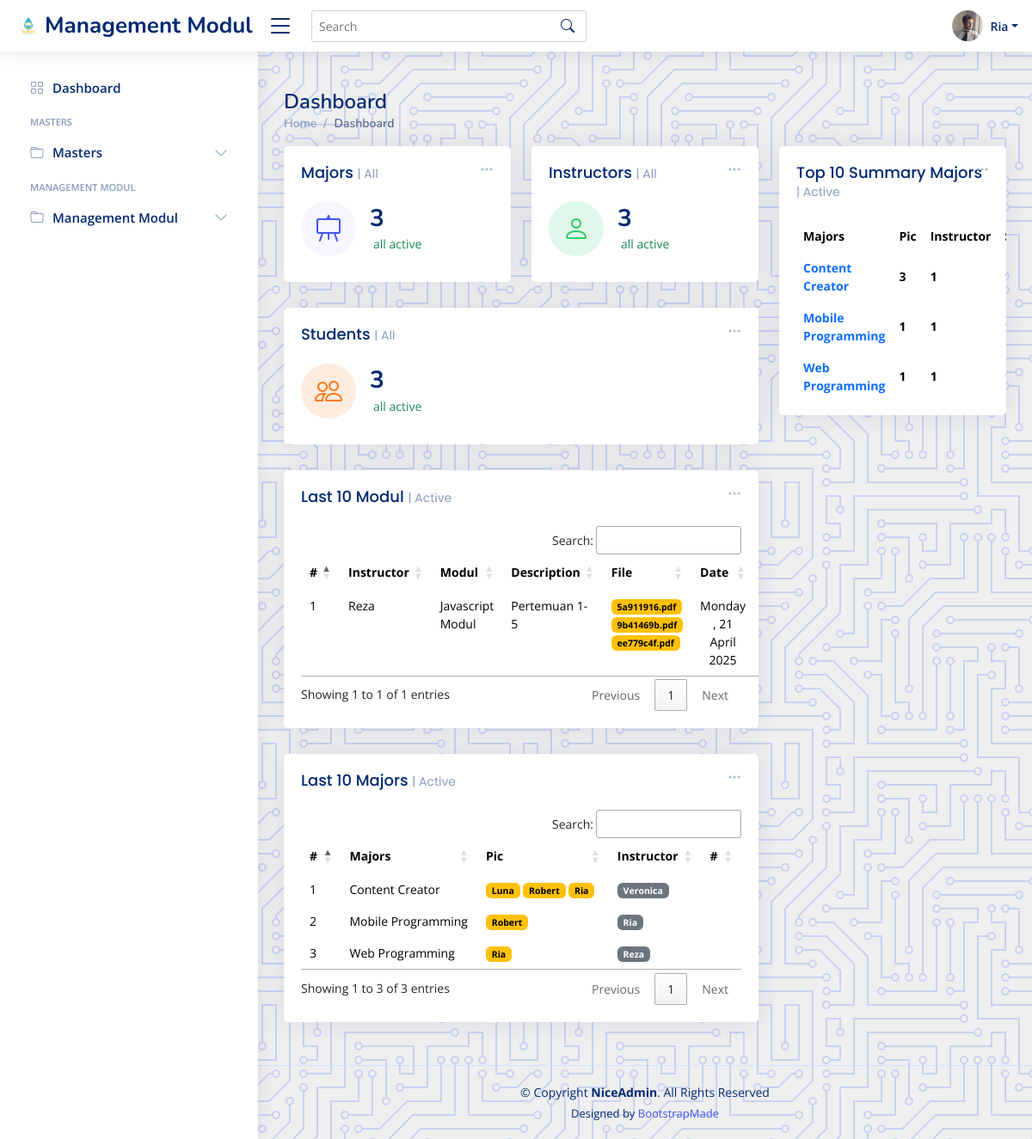
Page /home.php (signed in) on the committed database.
### tables this page shows
CREATE TABLE `learning_moduls` (
  `id` int(11) NOT NULL,
  `instructor_id` int(11) NOT NULL,
  `name` varchar(50) NOT NULL,
  `description` text DEFAULT NULL,
  `is_active` tinyint(4) NOT NULL DEFAULT 1,
  `created_at` timestamp NOT NULL DEFAULT current_timestamp(),
  `updated_at` timestamp NULL DEFAULT NULL ON UPDATE current_timestamp()
);

CREATE TABLE `users` (
  `id` int(11) NOT NULL,
  `name` varchar(50) NOT NULL,
  `email` varchar(50) NOT NULL,
  `password` varchar(100) NOT NULL,
  `is_active` tinyint(1) NOT NULL DEFAULT 1,
  `created_at` timestamp NOT NULL DEFAULT current_timestamp(),
  `updated_at` timestamp NULL DEFAULT NULL ON UPDATE current_timestamp()
);

CREATE TABLE `learning_modul_details` (
  `id` int(11) NOT NULL,
  `learning_modul_id` int(11) NOT NULL,
  `file_name` varchar(50) NOT NULL,
  `file` varchar(100) NOT NULL,
  `reference_link` text DEFAULT NULL,
  `created_at` timestamp NOT NULL DEFAULT current_timestamp(),
  `updated_at` timestamp NULL DEFAULT NULL ON UPDATE current_timestamp()
);

CREATE TABLE `majors` (
  `id` int(11) NOT NULL,
  `name` varchar(100) DEFAULT NULL,
  `is_active` tinyint(4) DEFAULT 1,
  `created_at` timestamp NULL DEFAULT current_timestamp(),
  `updated_at` timestamp NULL DEFAULT NULL
);

### view/dashboard.php (the view, shortened to what the rows shown need)
<?php
$getdata_top10new = mysqli_query($conn, "SELECT  a.*,ifnull(b.total,0) totalpic,ifnull(c.total,0) totalmodul,ifnull(d.total,0) totalinstructor,ifnull(d.total,0) totalstudent
                                             FROM majors a
                                             left join (select count(id) total,majors_id from majors_detail group by majors_id) b on a.id=b.majors_id
                                             left join (SELECT count(a.id) total,b.majors_id FROM `learning_moduls` a left join instructors b on a.instructor_id=b.id where b.majors_id is not null group by b.majors_id) c on a.id=c.majors_id
                                             left join (select count(id) total,majors_id from instructors group by majors_id) d on a.id=d.majors_id
                                             left join (select count(id) total,majors_id from students group by majors_id) e on a.id=e.majors_id
                                             where  a.is_active='1'
                                             order by a.id desc limit 10");
$num_top10new = mysqli_num_rows($getdata_top10new);
$rows_top10new = mysqli_fetch_all($getdata_top10new, MYSQLI_ASSOC);
$getdata_last10rec = mysqli_query($conn, "SELECT  a.*,c.name instructor,DATE_FORMAT(a.created_at, '%W , %d %M %Y') dates
                                             FROM learning_moduls a
                                             left join instructors b on a.instructor_id=b.id
                                             left join users c on b.user_id=c.id
                                             where  a.is_active='1'
                                             order by a.id desc limit 10");
$num_last10rec = mysqli_num_rows($getdata_last10rec);
$rows_last10rec = mysqli_fetch_all($getdata_last10rec, MYSQLI_ASSOC);
$getdata_last10tra = mysqli_query($conn, "SELECT  a.* FROM majors a  where  a.is_active='1'
                                             order by a.id desc limit 10");
$num_last10tra = mysqli_num_rows($getdata_last10tra);
$rows_last10tra = mysqli_fetch_all($getdata_last10tra, MYSQLI_ASSOC);
?>
<main id="main" class="main">
    <div class="pagetitle">
        <h1>Dashboard</h1>
    </div>
    <section class="section dashboard">
        <div class="row">
            <div class="col-lg-8">
                <div class="row">
                    <div class="col-12">
                        <div class="card recent-sales overflow-auto">
                            <div class="card-body">
                                <table class="table table-borderless datatable">
                                    <thead>
                                        <tr>
                                            <th scope="col">#</th>
                                            <th scope="col">Instructor</th>
                                            <th scope="col">Modul</th>
                                            <th scope="col">Description</th>
                                            <th scope="col">File</th>
                                            <th scope="col">Date</th>
                                            <th scope="col">#</th>
                                        </tr>
                                    </thead>
                                    <tbody>
                                        <?php
                                        if ($num_last10rec > 0) {
                                            $n = 1;
                                            foreach ($rows_last10rec as $row10rec) { ?>
                                                <tr>
                                                    <td><?= $n++; ?></td>
                                                    <td><?= $row10rec['instructor']; ?></td>
                                                    <td><?= $row10rec['name']; ?></td>
                                                    <td> <?= $row10rec['description']; ?> </td>
                                                    <td>
                                                        <?php
                                                        $getcatblog = mysqli_query($conn, "SELECT * from learning_modul_details where learning_modul_id='" . $row10rec['id'] . "'");
                                                        $rowcatblog = mysqli_fetch_all($getcatblog, MYSQLI_ASSOC);
                                                        foreach ($rowcatblog as $rowscb) {
                                                        ?>
                                                            <a href="<?= $rowscb['file']; ?>" data-fancybox class="badge text-bg-warning"><?= $rowscb['file_name']; ?></a>
                                                        <?php
                                                        }
                                                        ?>
                                                    </td>
                                                    <td class="text-center"><?= $row10rec['dates']; ?></td>
                                                    <td>
                                                    </td>
                                                </tr>
                                            <?php }  ?>
                                        <?php }   ?>
                                    </tbody>
                                </table>
                            </div>
                        </div>
                    </div>
                    <div class="col-12">
                        <div class="card recent-sales overflow-auto">
                            <div class="card-body">
                                <table class="table table-borderless datatable">
                                    <thead>
                                        <tr>
                                            <th scope="col">#</th>
                                            <th scope="col">Majors</th>
                                            <th scope="col">Pic</th>
                                            <th scope="col">Instructor</th>
                                            <th scope="col">#</th>
                                        </tr>
                                    </thead>
                                    <tbody>
                                        <?php
                                        if ($num_last10tra > 0) {
                                            $n = 1;
                                            foreach ($rows_last10tra as $row10tra) { ?>
                                                <tr>
                                                    <td><?= $n++; ?></td>
                                                    <td><?= $row10tra['name']; ?></td>
                                                    <td>
                                                        <?php
                                                        $getcatblog = mysqli_query($conn, "SELECT b.* from majors_detail a left join users b on a.user_id=b.id where a.majors_id='" . $row10tra['id'] . "'");
                                                        $rowcatblog = mysqli_fetch_all($getcatblog, MYSQLI_ASSOC);
                                                        foreach ($rowcatblog as $rowscb) {
                                                        ?>
                                                            <span class="badge text-bg-warning"><?= $rowscb['name']; ?></span>
                                                        <?php
                                                        }
                                                        ?>
                                                    </td>
                                                    <td>
                                                        <?php
                                                        $getins = mysqli_query($conn, "SELECT b.* from instructors a left join users b on a.user_id=b.id where a.majors_id='" . $row10tra['id'] . "'");
                                                        $rowins = mysqli_fetch_all($getins, MYSQLI_ASSOC);
                                                        foreach ($rowins as $rowsi) {
                                                        ?>
                                                            <span class="badge text-bg-secondary"><?= $rowsi['name']; ?></span>
                                                        <?php
                                                        }
                                                        ?>
                                                    </td>
                                                    <td>
                                                    </td>
                                                </tr>
                                            <?php }  ?>
                                        <?php }   ?>
                                    </tbody>
                                </table>
                            </div>
                        </div>
                    </div>
                </div>
            </div>
            <div class="col-lg-4">
                <div class="col-12">
                    <div class="card top-selling overflow-auto">
                        <div class="card-body pb-0">
                            <table class="table table-borderless">
                                <thead>
                                    <tr>
                                        <th scope="col">Majors</th>
                                        <th scope="col">Pic</th>
                                        <th scope="col">Instructor</th>
                                        <th scope="col">Student</th>
                                    </tr>
                                </thead>
                                <tbody>
                                    <?php
                                    if ($num_top10new > 0) {
                                        foreach ($rows_top10new as $rowtop10new) { ?>
                                            <tr>
                                                <td>
                                                    <?php if (in_array($_SESSION['role_id'], [1, 2])) { ?>
                                                        <a href="home?page=majors&form=edit&tid=<?= base64_encode($rowtop10new['id']); ?>" class="text-primary fw-bold"><?= $rowtop10new['name']; ?></a>
                                                    <?php } else { ?>
                                                        <a href="#" class="text-primary fw-bold"><?= $rowtop10new['name']; ?></a>
                                                    <?php } ?>
                                                </td>
                                                <td class="fw-bold text=center"><?= number_format($rowtop10new['totalpic']); ?> </td>
                                                <td class="fw-bold text=center"><?= number_format($rowtop10new['totalinstructor']); ?> </td>
                                                <td class="fw-bold text=center"><?= number_format($rowtop10new['totalstudent']); ?> </td>
                                            </tr>
                                        <?php } ?>
                                    <?php } else { ?>
                                        <tr>
                                            <td colspan="5"> No Data Entry</td>
                                        </tr>
                                    <?php }   ?>
                                </tbody>
                            </table>
                        </div>
                    </div>
                </div>
            </div>
        </div>
    </section>
</main>

### rows in the picture
learning_moduls: users.name "Reza", name "Javascript Modul", description "Pertemuan 1-5", dates "Monday , 21 April 2025"
learning_modul_details: file_name "5a911916.pdf"
learning_modul_details: file_name "9b41469b.pdf"
learning_modul_details: file_name "ee779c4f.pdf"
majors: name "Content Creator", totalpic "3", totalinstructor "1"
users: name "Luna"
users: name "Robert"
users: name "Ria"
users: name "Veronica"
majors: name "Mobile Programming", totalpic "1", totalinstructor "1"
majors: name "Web Programming", totalpic "1", totalinstructor "1"
users: name "Reza"

### other values in the picture
$_SESSION['fullname'] "Ria"
$rows[0]['totalmajor'] "3"
$rows[0]['totalinstructor'] "3"
$rows[0]['totalstudent'] "3"
